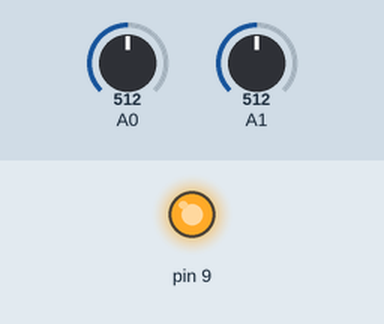
This sketch was run on a simulated Arduino Uno, built with avr-gcc and run on an emulated ATmega328P. Shown: output pins drawn as LEDs (lit = HIGH). The inputs (shaded band) are chosen by the test bench; at power-on: A0 = 512, A1 = 512. What the sketch prints to the serial monitor is not drawn.

Above: at 1.2 s.
1.3 s: A0 set to 119
4.3 s: A0 set to 101
At 6.4 s:
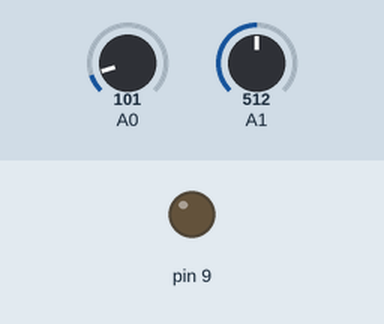
6.7 s: A1 set to 480
9.7 s: A1 set to 454
At 11.9 s:
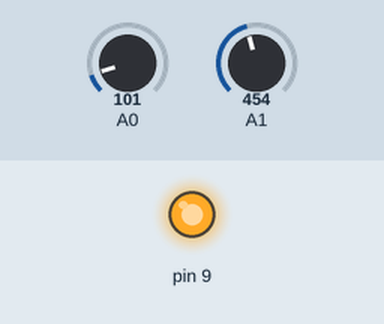
12.7 s: A1 set to 511
At 14.2 s:
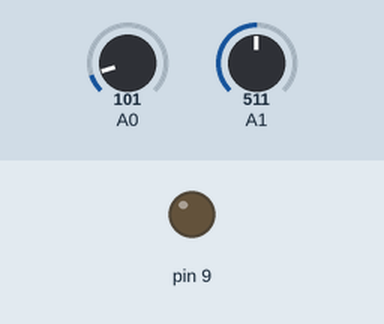
15.7 s: A1 set to 306
At 17.7 s:
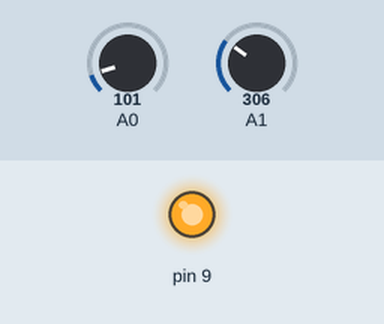
Timing chart, 0 to 19.2 s (numbered marks = the images above; inputs shaded):
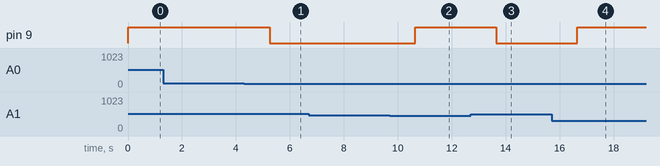

Measured:
- the behaviour switches between 111 and 110 on A0 (found by bisection; images 0 and 1)
- the behaviour switches between 464 and 463 on A1 (found by bisection; images 1 and 2)
- after the input at 4.3 s, pin 9: HIGH → LOW after 0.95 s
- after the input at 9.7 s, pin 9: LOW → HIGH after 0.95 s
- after the input at 12.7 s, pin 9: HIGH → LOW after 0.95 s
- after the input at 15.7 s, pin 9: LOW → HIGH after 0.95 s

The sketch:

pwm-buck-converter-controller.ino
```cpp
/*
 * DATA PULLED FROM ATMEL328P DATASHEET
 *
 * We are using 16 bit timer 1 to generate a PWM signal.
 *
 * Key registers:
 * - TCNT1 - 16 bit timer counter, the prescaled timer clock increments this
 * - OCR1A - 16 bit buffered output compare register (the duty cycle is set with this), when matched with TCNT1 toggles pin 9 if enabled
 * - OCR1B - 16 bit buffered output compare register (the duty cycle is set with this), when matched with TCNT1 toggles pin 10 if enabled (not used, set to 0x0000U)
 * - TCCR1A - 8 bit configuration register, set bit COM1A1 to 1, COM1A0 to 1, WGM11 to 1 and WGM10 to 0
 * - TCCR1B - 8 bit configuration register, set bit WGM13 to 1, WGM12 to 1, CS12 to 0, CS11 to 0 and CS10 to 1
 * - TCCR1C - 8 bit configuration register, set bit
 * - ICR1 - 16 bit input capture register, usually used for input capture but in this case will be used for setting the period of the timer
 * - TIMSK1 - 8 bit interrupt mask register, (interrupt not used, set to 0x00U)
 * - TIFR1 - 8 bit interrupt flag register (set to 0x00U)
 *
 * The buffered registers are usually updated at the beggining or the end of the timer period.
 * COM1A1 option 11 specifies that the duty cycle will work in the inverse mode which means that the cycle begins with the off state and is then switched on upon encountering OCR match.
 * WGM1 option 1110 specifies that the timer works in fast PWM mode and the timer period can be written in register ICR1.
 * CS1 option 001 specifies that the timer uses the internal clock with no prescaling.
 *
 * As we are using pin 9, we need to set it to output. Use the register:
 * - DDRB - 8 bit data direction register, set bit DDB1 bit to 1 (pin 9 pin mode output)
 *
 * Also, we are using the 10 bit successive aproximation ADC to convert analog inputs into data.
 *
 * Key registers:
 * - ADMUX - 8 bit multiplexer selection register, set bit REFS1 to 0, set bit REFS0 to 1, set bit MUX3 to 0, set bit MUX2 to 0, set bit MUX1 to 0 and set bit MUX0 to 0 or 1 depending if using channel 0 or 1
 * - ADCSRA - 8 bit status register, set bit ADEN to 1 (enable ADC), set bit ADSC (start conversion) when starting conversion, set bit ADIE to 0 and finally ADPS2, ADPS1 and ADSP0 to 1, 0 and 1
 *          - when conversion finishes ADSC bit will be set to 0
 * - DIDR0 - 8 bit digital input disable register, set bit ADC0D and ADC1D to 1 to disable digital input
 */

/* Timer 1 input clock */
#define TIMER_1_FREQ_HZ (16000000U)

/* Wanted PWM frequency */
#define PWM_FREQ_HZ (50000U)

/* Timer 1 ICR1 max register value - top value */
#define ICR1_TOP_REG_VAL ((TIMER_1_FREQ_HZ / PWM_FREQ_HZ) - 1)

/* Target output buck voltage (millivolts) */
#define V_OUT_BUCK (5000U)

/* Buck output max */
#define V_OUT_BUCK_MAX (12000U)

/* Resistor R1 (Ohms) */
#define R1_OHM (10000U)

/* Resistor R2 (Ohms) */
#define R2_OHM (1000U)

/* ADC max voltage (millivolts) */
#define V_ADC_MAX (5000U)

/* Pin D9 and timer 1 setup */
void setup_pwm();

/* Setup analog pins A0 and A1 */
void setup_analog_read();

/* Read converted value */
inline uint16_t analog_read(uint16_t channel);

const uint32_t r1_resistance = R1_OHM;
const uint32_t r2_resistance = R2_OHM;
const uint32_t adc_voltage_in_max = V_ADC_MAX;

void setup()
{
  Serial.begin(115200);
  setup_pwm();
  setup_analog_read();
}

void loop()
{
  uint16_t adc_0_result = 0;
  uint16_t adc_1_result = 0;
  uint16_t ocr1a_reg_value = OCR1A;

  uint32_t adc_target_value = 0;
  uint32_t r2_voltage = 0;
  uint32_t voltage_buck_out = V_OUT_BUCK;

  // Read both analog pins A0 and A1
  adc_0_result = analog_read(0);
  adc_1_result = analog_read(1);

  // Calculate target voltage using pin A1
  voltage_buck_out = V_OUT_BUCK_MAX * (uint32_t)adc_1_result / 1023;

  // Calculate target analog value that should be on pin A0 using the target voltage
  r2_voltage = voltage_buck_out * r2_resistance / (r1_resistance + r2_resistance);
  adc_target_value = 1023 * r2_voltage / V_ADC_MAX;

  // If too little voltage, increase duty cycle on MOSFET (decreasemax  on BJT)
  if (adc_0_result < adc_target_value && ocr1a_reg_value < ICR1_TOP_REG_VAL) ocr1a_reg_value++;
  // If too much voltage, decrease duty cycle on MOSFET (increase on BJT)
  else if (adc_0_result > adc_target_value && ocr1a_reg_value > 0) ocr1a_reg_value--;

  // Set new duty cycle
  OCR1A = ocr1a_reg_value;

  Serial.print("Output voltage (millivolts): ");
  Serial.println(voltage_buck_out);
}

void setup_pwm()
{
  DDRB = 0x00U | (1 << DDB1);         // Pin 9 as output

  OCR1A = 0x0000U;                    // Output compare register A value, will be updated lately
  OCR1B = 0x0000U;                    // Output compare register B value
  TCNT1 = 0x0000U;                    // Reset timer 1 counter
  TIMSK1 = 0x00U;                     // Disable all timer 1 interrupts
  TIFR1 = 0x00U;                       // Clear all timer 1 interrupt flags

  // Set timer 1 configuration, enable inverse fast PWM by setting COM1A1 to 10, WGM1 to 1110 and CS1 to 001
  TCCR1A = 0x00U | (1 << COM1A1) | (1 << COM1A0) | (1 << WGM11) | (0 << WGM10);
  TCCR1B = 0x00U | (1 << WGM13) | (1 << WGM12) | (0 << CS12) | (0 << CS11) | (1 << CS10);
  TCCR1C = 0x00U;

  // Set periodmax
  ICR1 = ICR1_TOP_REG_VAL;

  // Set initial omax utput compare register A value
  OCR1A = 0;
}

void setup_analog_read()
{
  // Reset pin channel multiplexor
  ADMUX = 0x00U;

  // Enable ADC and set prescaler to 64 (from 16 MHz)
  ADCSRA = 0x00U | (1 << ADEN) | (1 << ADPS2) | (0 << ADPS1) | (1 << ADPS0);

  // Disable digital input on pins A0 and A1
  DIDR0 = 0x00U | (1 << ADC1D) | (1 << ADC0D);
}

inline uint16_t analog_read(uint16_t channel)
{
  uint16_t adc_result = 0;

  /* AVcc as reference and select MUX channel */
  ADMUX = 0x00U | (0 << REFS1) | (1 << REFS0) | (0xF & channel);

  /* Start conversion */
  ADCSRA |= (1 << ADSC);

  /* Wait for conversion */
  while (ADCSRA & (1 << ADSC));

  /* Read result */
  adc_result = ADC;

  return adc_result;
}
```
